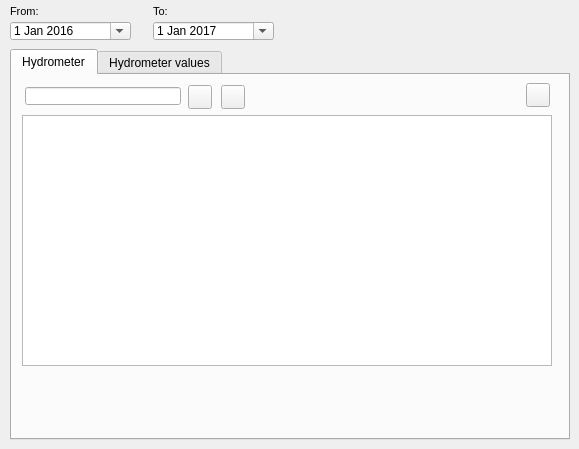
    <widget class="QWidget" name="tab_9">
     <attribute name="title">
      <string>Hydrometer</string>
     </attribute>
     <widget class="QTabWidget" name="tabWidget_2">
      <property name="geometry">
       <rect>
        <x>10</x>
        <y>49</y>
        <width>560</width>
        <height>391</height>
       </rect>
      </property>
      <property name="layoutDirection">
       <enum>Qt::LeftToRight</enum>
      </property>
      <property name="currentIndex">
       <number>0</number>
      </property>
      <widget class="QWidget" name="tab_11">
       <attribute name="title">
        <string>Hydrometer</string>
       </attribute>
       <widget class="QTableView" name="tbl_hydro">
        <property name="geometry">
         <rect>
          <x>10</x>
          <y>40</y>
          <width>530</width>
          <height>251</height>
         </rect>
        </property>
        <property name="sortingEnabled">
         <bool>true</bool>
        </property>
       </widget>
       <widget class="QPushButton" name="open_link">
        <property name="geometry">
         <rect>
          <x>514</x>
          <y>8</y>
          <width>24</width>
          <height>24</height>
         </rect>
        </property>
        <property name="text">
         <string/>
        </property>
        <property name="icon">
         <iconset>
          <normaloff>../icons/70b.png</normaloff>../icons/70b.png</iconset>
        </property>
        <property name="iconSize">
         <size>
          <width>22</width>
          <height>22</height>
         </size>
        </property>
       </widget>
       <widget class="QLineEdit" name="hydrometer_id">
        <property name="geometry">
         <rect>
          <x>13</x>
          <y>12</y>
          <width>156</width>
          <height>18</height>
         </rect>
        </property>
       </widget>
       <widget class="QPushButton" name="btn_delete_hydrometer">
        <property name="geometry">
         <rect>
          <x>209</x>
          <y>10</y>
          <width>24</width>
          <height>24</height>
         </rect>
        </property>
        <property name="text">
         <string/>
        </property>
        <property name="icon">
         <iconset>
          <normaloff>../icons/112b.png</normaloff>../icons/112b.png</iconset>
        </property>
        <property name="iconSize">
         <size>
          <width>22</width>
          <height>22</height>
         </size>
        </property>
       </widget>
       <widget class="QPushButton" name="btn_add_hydrometer">
        <property name="geometry">
         <rect>
          <x>176</x>
          <y>10</y>
          <width>24</width>
          <height>24</height>
         </rect>
        </property>
        <property name="text">
         <string/>
        </property>
        <property name="icon">
         <iconset>
          <normaloff>../icons/111b.png</normaloff>../icons/111b.png</iconset>
        </property>
        <property name="iconSize">
         <size>
          <width>22</width>
          <height>22</height>
         </size>
        </property>
       </widget>
      </widget>
      <widget class="QWidget" name="tab_12">
       <attribute name="title">
        <string>Hydrometer values</string>
       </attribute>
       <widget class="QTableView" name="tbl_hydro_value">
        <property name="geometry">
         <rect>
          <x>10</x>
          <y>20</y>
          <width>530</width>
          <height>281</height>
         </rect>
        </property>
        <property name="sortingEnabled">
         <bool>true</bool>
        </property>
       </widget>
      </widget>
     </widget>
     <widget class="QLabel" name="label_hydrometer_to">
      <property name="geometry">
       <rect>
        <x>153</x>
        <y>0</y>
        <width>31</width>
        <height>22</height>
       </rect>
      </property>
      <property name="font">
       <font>
        <pointsize>8</pointsize>
       </font>
      </property>
      <property name="frameShape">
       <enum>QFrame::NoFrame</enum>
      </property>
      <property name="frameShadow">
       <enum>QFrame::Raised</enum>
      </property>
      <property name="text">
       <string>To:</string>
      </property>
      <property name="textFormat">
       <enum>Qt::AutoText</enum>
      </property>
      <property name="scaledContents">
       <bool>false</bool>
      </property>
      <property name="margin">
       <number>3</number>
      </property>
     </widget>
     <widget class="QDateEdit" name="date_el_to">
      <property name="geometry">
       <rect>
        <x>153</x>
        <y>22</y>
        <width>121</width>
        <height>18</height>
       </rect>
      </property>
      <property name="date">
       <date>
        <year>2017</year>
        <month>1</month>
        <day>1</day>
       </date>
      </property>
      <property name="calendarPopup">
       <bool>true</bool>
      </property>
     </widget>
     <widget class="QLabel" name="label_hydrometer_from">
      <property name="geometry">
       <rect>
        <x>10</x>
        <y>0</y>
        <width>90</width>
        <height>22</height>
       </rect>
      </property>
      <property name="font">
       <font>
        <pointsize>8</pointsize>
       </font>
      </property>
      <property name="frameShape">
       <enum>QFrame::NoFrame</enum>
      </property>
      <property name="frameShadow">
       <enum>QFrame::Plain</enum>
      </property>
      <property name="text">
       <string>From:</string>
      </property>
      <property name="textFormat">
       <enum>Qt::AutoText</enum>
      </property>
      <property name="scaledContents">
       <bool>false</bool>
      </property>
      <property name="alignment">
       <set>Qt::AlignLeading|Qt::AlignLeft|Qt::AlignVCenter</set>
      </property>
      <property name="margin">
       <number>3</number>
      </property>
     </widget>
     <widget class="QDateEdit" name="date_el_from">
      <property name="geometry">
       <rect>
        <x>10</x>
        <y>22</y>
        <width>121</width>
        <height>18</height>
       </rect>
      </property>
      <property name="date">
       <date>
        <year>2016</year>
        <month>1</month>
        <day>1</day>
       </date>
      </property>
      <property name="calendarPopup">
       <bool>true</bool>
      </property>
     </widget>
    </widget>
